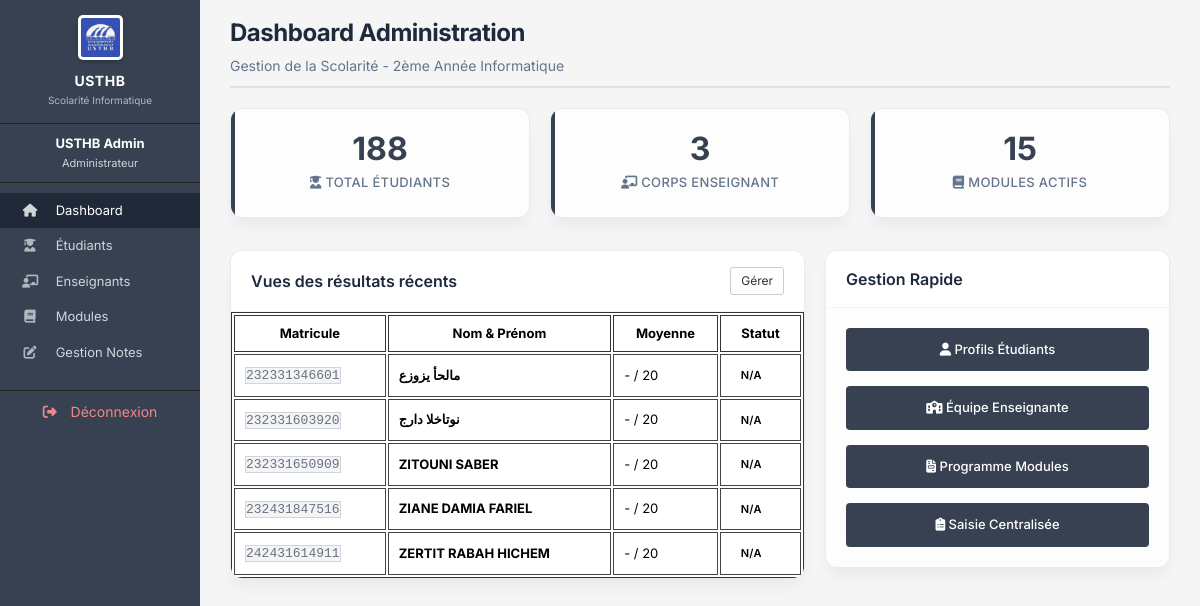
Page /dashboard_admin.php (signed in) on the committed database.
### tables this page shows
CREATE TABLE `etudiants` (
  `id` int(11) NOT NULL AUTO_INCREMENT,
  `matricule` varchar(20) NOT NULL,
  `nom` varchar(100) NOT NULL,
  `prenom` varchar(100) NOT NULL,
  `email` varchar(150) NOT NULL,
  `mot_de_passe` varchar(255) NOT NULL,
  `niveau` varchar(50) DEFAULT NULL,
  `specialite` varchar(100) DEFAULT NULL,
  `section` varchar(10) DEFAULT NULL,
  `groupe_td` int(11) DEFAULT NULL,
  `groupe_tp` int(11) DEFAULT NULL,
  `date_naissance` date DEFAULT NULL,
  `photo` varchar(255) DEFAULT 'default.png',
  PRIMARY KEY (`id`),
  UNIQUE KEY `matricule` (`matricule`),
  UNIQUE KEY `email` (`email`)
);

### dashboard_admin.php (the view, shortened to what this page needs)
<?php
require_once 'config.php';
$nb_etudiants = $pdo->query("SELECT COUNT(*) FROM etudiants")->fetchColumn();
$nb_enseignants = $pdo->query("SELECT COUNT(*) FROM enseignants")->fetchColumn();
$nb_modules = $pdo->query("SELECT COUNT(*) FROM modules")->fetchColumn();
$query_derniers = "
    SELECT e.*,
    (SELECT AVG(note) FROM notes WHERE etudiant_id = e.id) as moyenne
    FROM etudiants e
    ORDER BY e.id DESC
    LIMIT 5
";
$derniers_etudiants = $pdo->query($query_derniers)->fetchAll();
include 'includes/header.php';
include 'includes/sidebar.php';
?>
<div class="main-content">
    <div class="page-header">
        <h1>Dashboard Administration</h1>
        <p>Gestion de la Scolarité - 2ème Année Informatique</p>
    </div>
    <div class="stats-row">
        <div class="stat-card glass-effect">
            <div class="number"><?= $nb_etudiants ?></div>
            <div class="label"><i class="fa-solid fa-user-graduate"></i> Total Étudiants</div>
        </div>
        <div class="stat-card glass-effect">
            <div class="number"><?= $nb_enseignants ?></div>
            <div class="label"><i class="fa-solid fa-chalkboard-user"></i> Corps Enseignant</div>
        </div>
        <div class="stat-card glass-effect">
            <div class="number"><?= $nb_modules ?></div>
            <div class="label"><i class="fa-solid fa-book"></i> Modules Actifs</div>
        </div>
    </div>
    <div class="notes-layout" style="display: grid; grid-template-columns: 2fr 1.2fr; gap: 20px; margin-top: 25px;">
        <div class="table-container glass-effect">
            <div class="table-header">
                <h3>Vues des résultats récents</h3>
                <a href="etudiants.php" class="btn-action">Gérer</a>
            </div>
            <table>
                <thead>
                    <tr>
                        <th>Matricule</th>
                        <th>Nom & Prénom</th>
                        <th>Moyenne</th>
                        <th>Statut</th>
                    </tr>
                </thead>
                <tbody>
                    <?php foreach ($derniers_etudiants as $etud): ?>
                        <?php
                            $moy = $etud['moyenne'] !== null ? round($etud['moyenne'], 2) : '-';
                            $status_class = ($etud['moyenne'] >= 10) ? 'badge-admis' : ($etud['moyenne'] === null ? '' : 'badge-ajourne');
                            $status_text = ($etud['moyenne'] >= 10) ? 'Admis' : ($etud['moyenne'] === null ? 'N/A' : 'Ajourné');
                        ?>
                        <tr>
                            <td><span class="badge-code"><?= htmlspecialchars($etud['matricule']) ?></span></td>
                            <td><strong><?= htmlspecialchars($etud['nom'] . ' ' . $etud['prenom']) ?></strong></td>
                            <td><?= $moy ?> / 20</td>
                            <td><span class="badge <?= $status_class ?>"><?= $status_text ?></span></td>
                        </tr>
                    <?php endforeach; ?>
                </tbody>
            </table>
        </div>
        <div class="table-container glass-effect">
            <div class="table-header">
                <h3>Gestion Rapide</h3>
            </div>
            <div style="padding: 20px; display: flex; flex-direction: column; gap: 15px;">
                <a href="etudiants.php" class="btn-add" style="text-align:center; padding: 12px; font-weight: 500;"><i class="fa-solid fa-user"></i> Profils Étudiants</a>
                <a href="enseignants.php" class="btn-add" style="text-align:center; padding: 12px; font-weight: 500;"><i class="fa-solid fa-school"></i> Équipe Enseignante</a>
                <a href="modules.php" class="btn-add" style="text-align:center; padding: 12px; font-weight: 500;"><i class="fa-solid fa-file-invoice"></i> Programme Modules</a>
                <a href="notes.php" class="btn-add" style="text-align:center; padding: 12px; font-weight: 500;"><i class="fa-solid fa-clipboard-list"></i> Saisie Centralisée</a>
            </div>
        </div>
    </div>
</div>
<?php include 'includes/footer.php'; ?>

### assets/css/style.css (style rules this page uses)
:root { --primary-color: #374151; --primary-dark: #1f2937; --sidebar-bg: #262626; --bg-light: #ffffff; --bg-body: #f3f4f6; --text-main: #111827; --text-muted: #6b7280; --accent-gray: #d1d5db; --valid-green: #059669; --invalid-red: #dc2626; }
* { margin: 0; padding: 0; box-sizing: border-box; }
body { font-family: 'Inter', -apple-system, BlinkMacSystemFont, "Segoe UI", Roboto, sans-serif; background-color: var(--bg-body); color: var(--text-main); font-size: 14px; line-height: 1.5; }
a { text-decoration: none; color: var(--primary-color); }
.main-content { flex: 1; padding: 15px 30px 20px; background-color: #f5f5f5; }
.page-header { margin-bottom: 20px; padding-bottom: 10px; border-bottom: 2px solid #e0e0e0; }
.page-header h1 { font-size: 24px; font-weight: 700; color: #1e293b; letter-spacing: -0.02em; }
.page-header p { color: #64748b; font-size: 14px; margin-top: 4px; }
.stats-row { display: grid; grid-template-columns: repeat(auto-fit, minmax(200px, 1fr)); gap: 20px; margin-bottom: 32px; }
.stat-card { background: white; border: 1px solid #e2e8f0; border-radius: 12px; padding: 24px; text-align: center; transition: transform 0.2s, box-shadow 0.2s; box-shadow: 0 1px 3px rgba(0,0,0,0.1); position: relative; overflow: hidden; }
.stat-card::before { content: ''; position: absolute; top: 0; left: 0; width: 4px; height: 100%; background: var(--primary-color); }
.stat-card .number { font-size: 32px; font-weight: 700; color: var(--primary-color); line-height: 1; }
.stat-card .label { font-size: 13px; font-weight: 500; color: #64748b; margin-top: 8px; text-transform: uppercase; letter-spacing: 0.025em; }
.table-container { background: white; border: 1px solid #e2e8f0; border-radius: 12px; box-shadow: 0 4px 6px -1px rgba(0, 0, 0, 0.1), 0 2px 4px -1px rgba(0, 0, 0, 0.06); overflow: hidden; margin-bottom: 24px; }
.table-header { display: flex; justify-content: space-between; align-items: center; padding: 16px 20px; background: #ffffff; border-bottom: 1px solid #f1f5f9; }
.table-header h3 { font-size: 16px; font-weight: 600; color: #1e293b; }
table { width: 100%; border-collapse: separate; border-spacing: 2px; border: 1px solid #333; background: #fff; font-family: 'Inter', serif; }
table th { background-color: #fff; padding: 8px 10px; text-align: center; font-size: 13px; color: #000; font-weight: bold; border: 1px solid #333; text-transform: none; }
table td { padding: 8px 10px; border: 1px solid #444; font-size: 13px; color: #000; vertical-align: middle; background: #fff; }
.badge { display: inline-block; padding: 4px 10px; border-radius: 20px; font-size: 11px; font-weight: 600; text-transform: uppercase; letter-spacing: 0.02em; }
.badge-code { background-color: var(--bg-body); color: var(--text-muted); border: 1px solid var(--accent-gray); font-family: monospace; }
.btn-action { display: inline-block; padding: 4px 10px; border: 1px solid #ccc; border-radius: 3px; font-size: 12px; cursor: pointer; background: white; color: #333; }
.btn-add { display: inline-block; padding: 7px 15px; background-color: var(--primary-color); color: white; border: none; border-radius: 4px; font-size: 13px; cursor: pointer; }
.notes-layout { display: grid; grid-template-columns: 320px 1fr; gap: 20px; align-items: start; }
.glass-effect { background: rgba(255, 255, 255, 0.8); backdrop-filter: blur(12px); -webkit-backdrop-filter: blur(12px); border: 1px solid rgba(226, 232, 240, 0.8); box-shadow: 0 10px 15px -3px rgba(0, 0, 0, 0.05); }

### rows in the picture
etudiants: matricule "232331346601", nom+prenom "مالحأ يزوزع", moy "-", status_text "N/A"
etudiants: matricule "232331603920", nom+prenom "نوتاخلا دارج", moy "-", status_text "N/A"
etudiants: matricule "232331650909", nom+prenom "ZITOUNI SABER", moy "-", status_text "N/A"
etudiants: matricule "232431847516", nom+prenom "ZIANE DAMIA FARIEL", moy "-", status_text "N/A"
etudiants: matricule "242431614911", nom+prenom "ZERTIT RABAH HICHEM", moy "-", status_text "N/A"

### other values in the picture
$_SESSION['prenom'] . ' ' . $_SESSION['nom'] "USTHB Admin"
$nb_etudiants "188"
$nb_enseignants "3"
$nb_modules "15"
